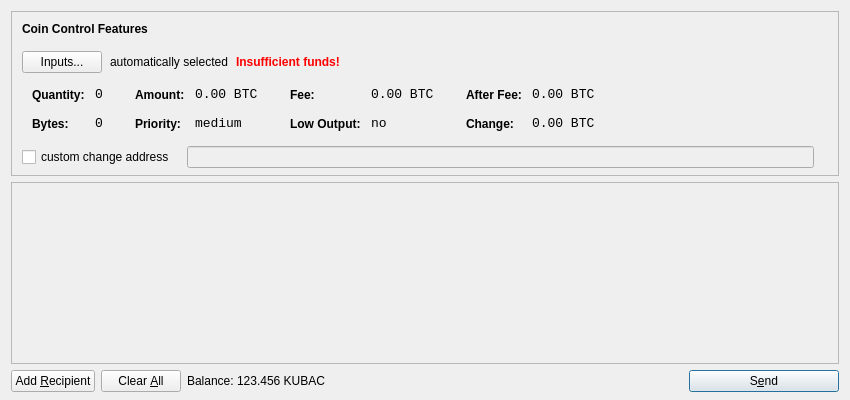
<?xml version="1.0" encoding="UTF-8"?>
<ui version="4.0">
 <class>SendCoinsDialog</class>
 <widget class="QDialog" name="SendCoinsDialog">
  <property name="geometry">
   <rect>
    <x>0</x>
    <y>0</y>
    <width>850</width>
    <height>400</height>
   </rect>
  </property>
  <property name="windowTitle">
   <string>Send Coins</string>
  </property>
  <layout class="QVBoxLayout" name="verticalLayout" stretch="0,1,0">
   <property name="bottomMargin">
    <number>8</number>
   </property>
   <item>
    <widget class="QFrame" name="frameCoinControl">
     <property name="sizePolicy">
      <sizepolicy hsizetype="Expanding" vsizetype="Expanding">
       <horstretch>0</horstretch>
       <verstretch>0</verstretch>
      </sizepolicy>
     </property>
     <property name="maximumSize">
      <size>
       <width>16777215</width>
       <height>16777215</height>
      </size>
     </property>
     <property name="frameShape">
      <enum>QFrame::StyledPanel</enum>
     </property>
     <property name="frameShadow">
      <enum>QFrame::Sunken</enum>
     </property>
     <layout class="QVBoxLayout" name="verticalLayoutCoinControl2">
      <property name="spacing">
       <number>-1</number>
      </property>
      <property name="leftMargin">
       <number>0</number>
      </property>
      <property name="topMargin">
       <number>0</number>
      </property>
      <property name="rightMargin">
       <number>0</number>
      </property>
      <property name="bottomMargin">
       <number>6</number>
      </property>
      <item>
       <layout class="QVBoxLayout" name="verticalLayoutCoinControl" stretch="0,0,0,0,1">
        <property name="spacing">
         <number>0</number>
        </property>
        <property name="leftMargin">
         <number>10</number>
        </property>
        <property name="topMargin">
         <number>10</number>
        </property>
        <item>
         <layout class="QHBoxLayout" name="horizontalLayoutCoinControl1">
          <property name="bottomMargin">
           <number>15</number>
          </property>
          <item>
           <widget class="QLabel" name="labelCoinControlFeatures">
            <property name="sizePolicy">
             <sizepolicy hsizetype="Preferred" vsizetype="Maximum">
              <horstretch>0</horstretch>
              <verstretch>0</verstretch>
             </sizepolicy>
            </property>
            <property name="font">
             <font>
              <weight>75</weight>
              <bold>true</bold>
             </font>
            </property>
            <property name="styleSheet">
             <string notr="true">font-weight:bold;</string>
            </property>
            <property name="text">
             <string>Coin Control Features</string>
            </property>
           </widget>
          </item>
         </layout>
        </item>
        <item>
         <layout class="QHBoxLayout" name="horizontalLayoutCoinControl2" stretch="0,0,0,0">
          <property name="spacing">
           <number>8</number>
          </property>
          <property name="bottomMargin">
           <number>10</number>
          </property>
          <item>
           <widget class="QPushButton" name="pushButtonCoinControl">
            <property name="styleSheet">
             <string notr="true"/>
            </property>
            <property name="text">
             <string>Inputs...</string>
            </property>
           </widget>
          </item>
          <item>
           <widget class="QLabel" name="labelCoinControlAutomaticallySelected">
            <property name="text">
             <string>automatically selected</string>
            </property>
            <property name="margin">
             <number>5</number>
            </property>
           </widget>
          </item>
          <item>
           <widget class="QLabel" name="labelCoinControlInsuffFunds">
            <property name="font">
             <font>
              <weight>75</weight>
              <bold>true</bold>
             </font>
            </property>
            <property name="styleSheet">
             <string notr="true">color:red;font-weight:bold;</string>
            </property>
            <property name="text">
             <string>Insufficient funds!</string>
            </property>
            <property name="margin">
             <number>5</number>
            </property>
           </widget>
          </item>
          <item>
           <spacer name="horizontalSpacerCoinControl">
            <property name="orientation">
             <enum>Qt::Horizontal</enum>
            </property>
            <property name="sizeHint" stdset="0">
             <size>
              <width>40</width>
              <height>1</height>
             </size>
            </property>
           </spacer>
          </item>
         </layout>
        </item>
        <item>
         <widget class="QWidget" name="widgetCoinControl" native="true">
          <property name="sizePolicy">
           <sizepolicy hsizetype="Preferred" vsizetype="Preferred">
            <horstretch>0</horstretch>
            <verstretch>0</verstretch>
           </sizepolicy>
          </property>
          <property name="minimumSize">
           <size>
            <width>0</width>
            <height>0</height>
           </size>
          </property>
          <property name="styleSheet">
           <string notr="true"/>
          </property>
          <layout class="QHBoxLayout" name="horizontalLayoutCoinControl5">
           <property name="margin">
            <number>0</number>
           </property>
           <item>
            <layout class="QHBoxLayout" name="horizontalLayoutCoinControl3" stretch="0,0,0,1">
             <property name="spacing">
              <number>20</number>
             </property>
             <property name="topMargin">
              <number>0</number>
             </property>
             <property name="bottomMargin">
              <number>10</number>
             </property>
             <item>
              <layout class="QFormLayout" name="formLayoutCoinControl1">
               <property name="horizontalSpacing">
                <number>10</number>
               </property>
               <property name="verticalSpacing">
                <number>14</number>
               </property>
               <property name="leftMargin">
                <number>10</number>
               </property>
               <property name="topMargin">
                <number>4</number>
               </property>
               <property name="rightMargin">
                <number>6</number>
               </property>
               <item row="0" column="0">
                <widget class="QLabel" name="labelCoinControlQuantityText">
                 <property name="styleSheet">
                  <string notr="true">font-weight:bold;</string>
                 </property>
                 <property name="text">
                  <string>Quantity:</string>
                 </property>
                 <property name="margin">
                  <number>0</number>
                 </property>
                </widget>
               </item>
               <item row="0" column="1">
                <widget class="QLabel" name="labelCoinControlQuantity">
                 <property name="font">
                  <font>
                   <family>Monospace</family>
                   <pointsize>10</pointsize>
                  </font>
                 </property>
                 <property name="cursor">
                  <cursorShape>IBeamCursor</cursorShape>
                 </property>
                 <property name="contextMenuPolicy">
                  <enum>Qt::ActionsContextMenu</enum>
                 </property>
                 <property name="text">
                  <string notr="true">0</string>
                 </property>
                 <property name="margin">
                  <number>0</number>
                 </property>
                 <property name="textInteractionFlags">
                  <set>Qt::LinksAccessibleByMouse|Qt::TextSelectableByKeyboard|Qt::TextSelectableByMouse</set>
                 </property>
                </widget>
               </item>
               <item row="1" column="0">
                <widget class="QLabel" name="labelCoinControlBytesText">
                 <property name="styleSheet">
                  <string notr="true">font-weight:bold;</string>
                 </property>
                 <property name="text">
                  <string>Bytes:</string>
                 </property>
                </widget>
               </item>
               <item row="1" column="1">
                <widget class="QLabel" name="labelCoinControlBytes">
                 <property name="font">
                  <font>
                   <family>Monospace</family>
                   <pointsize>10</pointsize>
                  </font>
                 </property>
                 <property name="cursor">
                  <cursorShape>IBeamCursor</cursorShape>
                 </property>
                 <property name="contextMenuPolicy">
                  <enum>Qt::ActionsContextMenu</enum>
                 </property>
                 <property name="text">
                  <string notr="true">0</string>
                 </property>
                 <property name="textInteractionFlags">
                  <set>Qt::LinksAccessibleByMouse|Qt::TextSelectableByKeyboard|Qt::TextSelectableByMouse</set>
                 </property>
                </widget>
               </item>
              </layout>
             </item>
             <item>
              <layout class="QFormLayout" name="formLayoutCoinControl2">
               <property name="horizontalSpacing">
                <number>10</number>
               </property>
               <property name="verticalSpacing">
                <number>14</number>
               </property>
               <property name="leftMargin">
                <number>6</number>
               </property>
               <property name="topMargin">
                <number>4</number>
               </property>
               <property name="rightMargin">
                <number>6</number>
               </property>
               <item row="0" column="0">
                <widget class="QLabel" name="labelCoinControlAmountText">
                 <property name="styleSheet">
                  <string notr="true">font-weight:bold;</string>
                 </property>
                 <property name="text">
                  <string>Amount:</string>
                 </property>
                 <property name="margin">
                  <number>0</number>
                 </property>
                </widget>
               </item>
               <item row="0" column="1">
                <widget class="QLabel" name="labelCoinControlAmount">
                 <property name="font">
                  <font>
                   <family>Monospace</family>
                   <pointsize>10</pointsize>
                  </font>
                 </property>
                 <property name="cursor">
                  <cursorShape>IBeamCursor</cursorShape>
                 </property>
                 <property name="contextMenuPolicy">
                  <enum>Qt::ActionsContextMenu</enum>
                 </property>
                 <property name="text">
                  <string notr="true">0.00 BTC</string>
                 </property>
                 <property name="textInteractionFlags">
                  <set>Qt::LinksAccessibleByMouse|Qt::TextSelectableByKeyboard|Qt::TextSelectableByMouse</set>
                 </property>
                </widget>
               </item>
               <item row="1" column="0">
                <widget class="QLabel" name="labelCoinControlPriorityText">
                 <property name="styleSheet">
                  <string notr="true">font-weight:bold;</string>
                 </property>
                 <property name="text">
                  <string>Priority:</string>
                 </property>
                </widget>
               </item>
               <item row="1" column="1">
                <widget class="QLabel" name="labelCoinControlPriority">
                 <property name="font">
                  <font>
                   <family>Monospace</family>
                   <pointsize>10</pointsize>
                  </font>
                 </property>
                 <property name="cursor">
                  <cursorShape>IBeamCursor</cursorShape>
                 </property>
                 <property name="contextMenuPolicy">
                  <enum>Qt::ActionsContextMenu</enum>
                 </property>
                 <property name="text">
                  <string>medium</string>
                 </property>
                 <property name="textInteractionFlags">
                  <set>Qt::LinksAccessibleByMouse|Qt::TextSelectableByKeyboard|Qt::TextSelectableByMouse</set>
                 </property>
                </widget>
               </item>
              </layout>
             </item>
             <item>
              <layout class="QFormLayout" name="formLayoutCoinControl3">
               <property name="horizontalSpacing">
                <number>10</number>
               </property>
               <property name="verticalSpacing">
                <number>14</number>
               </property>
               <property name="leftMargin">
                <number>6</number>
               </property>
               <property name="topMargin">
                <number>4</number>
               </property>
               <property name="rightMargin">
                <number>6</number>
               </property>
               <item row="0" column="0">
                <widget class="QLabel" name="labelCoinControlFeeText">
                 <property name="styleSheet">
                  <string notr="true">font-weight:bold;</string>
                 </property>
                 <property name="text">
                  <string>Fee:</string>
                 </property>
                 <property name="margin">
                  <number>0</number>
                 </property>
                </widget>
               </item>
               <item row="0" column="1">
                <widget class="QLabel" name="labelCoinControlFee">
                 <property name="font">
                  <font>
                   <family>Monospace</family>
                   <pointsize>10</pointsize>
                  </font>
                 </property>
                 <property name="cursor">
                  <cursorShape>IBeamCursor</cursorShape>
                 </property>
                 <property name="contextMenuPolicy">
                  <enum>Qt::ActionsContextMenu</enum>
                 </property>
                 <property name="text">
                  <string notr="true">0.00 BTC</string>
                 </property>
                 <property name="textInteractionFlags">
                  <set>Qt::LinksAccessibleByMouse|Qt::TextSelectableByKeyboard|Qt::TextSelectableByMouse</set>
                 </property>
                </widget>
               </item>
               <item row="1" column="0">
                <widget class="QLabel" name="labelCoinControlLowOutputText">
                 <property name="styleSheet">
                  <string notr="true">font-weight:bold;</string>
                 </property>
                 <property name="text">
                  <string>Low Output:</string>
                 </property>
                </widget>
               </item>
               <item row="1" column="1">
                <widget class="QLabel" name="labelCoinControlLowOutput">
                 <property name="font">
                  <font>
                   <family>Monospace</family>
                   <pointsize>10</pointsize>
                  </font>
                 </property>
                 <property name="cursor">
                  <cursorShape>IBeamCursor</cursorShape>
                 </property>
                 <property name="contextMenuPolicy">
                  <enum>Qt::ActionsContextMenu</enum>
                 </property>
                 <property name="text">
                  <string>no</string>
                 </property>
                 <property name="textInteractionFlags">
                  <set>Qt::LinksAccessibleByMouse|Qt::TextSelectableByKeyboard|Qt::TextSelectableByMouse</set>
                 </property>
                </widget>
               </item>
              </layout>
             </item>
             <item>
              <layout class="QFormLayout" name="formLayoutCoinControl4">
               <property name="horizontalSpacing">
                <number>10</number>
               </property>
               <property name="verticalSpacing">
                <number>14</number>
               </property>
               <property name="leftMargin">
                <number>6</number>
               </property>
               <property name="topMargin">
                <number>4</number>
               </property>
               <property name="rightMargin">
                <number>6</number>
               </property>
               <item row="0" column="0">
                <widget class="QLabel" name="labelCoinControlAfterFeeText">
                 <property name="styleSheet">
                  <string notr="true">font-weight:bold;</string>
                 </property>
                 <property name="text">
                  <string>After Fee:</string>
                 </property>
                 <property name="margin">
                  <number>0</number>
                 </property>
                </widget>
               </item>
               <item row="0" column="1">
                <widget class="QLabel" name="labelCoinControlAfterFee">
                 <property name="font">
                  <font>
                   <family>Monospace</family>
                   <pointsize>10</pointsize>
                  </font>
                 </property>
                 <property name="cursor">
                  <cursorShape>IBeamCursor</cursorShape>
                 </property>
                 <property name="contextMenuPolicy">
                  <enum>Qt::ActionsContextMenu</enum>
                 </property>
                 <property name="text">
                  <string notr="true">0.00 BTC</string>
                 </property>
                 <property name="textInteractionFlags">
                  <set>Qt::LinksAccessibleByMouse|Qt::TextSelectableByKeyboard|Qt::TextSelectableByMouse</set>
                 </property>
                </widget>
               </item>
               <item row="1" column="0">
                <widget class="QLabel" name="labelCoinControlChangeText">
                 <property name="styleSheet">
                  <string notr="true">font-weight:bold;</string>
                 </property>
                 <property name="text">
                  <string>Change:</string>
                 </property>
                </widget>
               </item>
               <item row="1" column="1">
                <widget class="QLabel" name="labelCoinControlChange">
                 <property name="font">
                  <font>
                   <family>Monospace</family>
                   <pointsize>10</pointsize>
                  </font>
                 </property>
                 <property name="cursor">
                  <cursorShape>IBeamCursor</cursorShape>
                 </property>
                 <property name="contextMenuPolicy">
                  <enum>Qt::ActionsContextMenu</enum>
                 </property>
                 <property name="text">
                  <string notr="true">0.00 BTC</string>
                 </property>
                 <property name="textInteractionFlags">
                  <set>Qt::LinksAccessibleByMouse|Qt::TextSelectableByKeyboard|Qt::TextSelectableByMouse</set>
                 </property>
                </widget>
               </item>
              </layout>
             </item>
            </layout>
           </item>
          </layout>
         </widget>
        </item>
        <item>
         <layout class="QHBoxLayout" name="horizontalLayoutCoinControl4" stretch="0,0,0">
          <property name="spacing">
           <number>12</number>
          </property>
          <property name="sizeConstraint">
           <enum>QLayout::SetDefaultConstraint</enum>
          </property>
          <property name="topMargin">
           <number>5</number>
          </property>
          <property name="rightMargin">
           <number>5</number>
          </property>
          <item>
           <widget class="QCheckBox" name="checkBoxCoinControlChange">
            <property name="text">
             <string>custom change address</string>
            </property>
           </widget>
          </item>
          <item>
           <widget class="QLineEdit" name="lineEditCoinControlChange">
            <property name="enabled">
             <bool>false</bool>
            </property>
            <property name="sizePolicy">
             <sizepolicy hsizetype="Expanding" vsizetype="Fixed">
              <horstretch>0</horstretch>
              <verstretch>0</verstretch>
             </sizepolicy>
            </property>
           </widget>
          </item>
          <item>
           <widget class="QLabel" name="labelCoinControlChangeLabel">
            <property name="sizePolicy">
             <sizepolicy hsizetype="Preferred" vsizetype="Expanding">
              <horstretch>0</horstretch>
              <verstretch>0</verstretch>
             </sizepolicy>
            </property>
            <property name="minimumSize">
             <size>
              <width>0</width>
              <height>0</height>
             </size>
            </property>
            <property name="text">
             <string/>
            </property>
            <property name="margin">
             <number>3</number>
            </property>
           </widget>
          </item>
         </layout>
        </item>
        <item>
         <spacer name="verticalSpacerCoinControl">
          <property name="orientation">
           <enum>Qt::Vertical</enum>
          </property>
          <property name="sizeHint" stdset="0">
           <size>
            <width>800</width>
            <height>1</height>
           </size>
          </property>
         </spacer>
        </item>
       </layout>
      </item>
     </layout>
    </widget>
   </item>
   <item>
    <widget class="QScrollArea" name="scrollArea">
     <property name="widgetResizable">
      <bool>true</bool>
     </property>
     <widget class="QWidget" name="scrollAreaWidgetContents">
      <property name="geometry">
       <rect>
        <x>0</x>
        <y>0</y>
        <width>830</width>
        <height>165</height>
       </rect>
      </property>
      <layout class="QVBoxLayout" name="verticalLayout_2">
       <property name="margin">
        <number>0</number>
       </property>
       <item>
        <layout class="QVBoxLayout" name="entries">
         <property name="spacing">
          <number>6</number>
         </property>
        </layout>
       </item>
       <item>
        <spacer name="verticalSpacer">
         <property name="orientation">
          <enum>Qt::Vertical</enum>
         </property>
         <property name="sizeHint" stdset="0">
          <size>
           <width>20</width>
           <height>40</height>
          </size>
         </property>
        </spacer>
       </item>
      </layout>
     </widget>
    </widget>
   </item>
   <item>
    <layout class="QHBoxLayout" name="horizontalLayout">
     <item>
      <widget class="QPushButton" name="addButton">
       <property name="toolTip">
        <string>Send to multiple recipients at once</string>
       </property>
       <property name="text">
        <string>Add &amp;Recipient</string>
       </property>
       <property name="icon">
        <iconset resource="../bitcoin.qrc">
         <normaloff>:/icons/add</normaloff>:/icons/add</iconset>
       </property>
       <property name="autoDefault">
        <bool>false</bool>
       </property>
      </widget>
     </item>
     <item>
      <widget class="QPushButton" name="clearButton">
       <property name="sizePolicy">
        <sizepolicy hsizetype="Minimum" vsizetype="Fixed">
         <horstretch>0</horstretch>
         <verstretch>0</verstretch>
        </sizepolicy>
       </property>
       <property name="toolTip">
        <string>Remove all transaction fields</string>
       </property>
       <property name="text">
        <string>Clear &amp;All</string>
       </property>
       <property name="icon">
        <iconset resource="../bitcoin.qrc">
         <normaloff>:/icons/remove</normaloff>:/icons/remove</iconset>
       </property>
       <property name="autoRepeatDelay">
        <number>300</number>
       </property>
       <property name="autoDefault">
        <bool>false</bool>
       </property>
      </widget>
     </item>
     <item>
      <layout class="QHBoxLayout" name="horizontalLayout_2">
       <property name="spacing">
        <number>3</number>
       </property>
       <item>
        <widget class="QLabel" name="label">
         <property name="text">
          <string>Balance:</string>
         </property>
        </widget>
       </item>
       <item>
        <widget class="QLabel" name="labelBalance">
         <property name="cursor">
          <cursorShape>IBeamCursor</cursorShape>
         </property>
         <property name="text">
          <string>123.456 KUBAC</string>
         </property>
         <property name="textInteractionFlags">
          <set>Qt::LinksAccessibleByMouse|Qt::TextSelectableByKeyboard|Qt::TextSelectableByMouse</set>
         </property>
        </widget>
       </item>
      </layout>
     </item>
     <item>
      <spacer name="horizontalSpacer">
       <property name="orientation">
        <enum>Qt::Horizontal</enum>
       </property>
       <property name="sizeHint" stdset="0">
        <size>
         <width>40</width>
         <height>20</height>
        </size>
       </property>
      </spacer>
     </item>
     <item>
      <widget class="QPushButton" name="sendButton">
       <property name="minimumSize">
        <size>
         <width>150</width>
         <height>0</height>
        </size>
       </property>
       <property name="toolTip">
        <string>Confirm the send action</string>
       </property>
       <property name="text">
        <string>S&amp;end</string>
       </property>
       <property name="icon">
        <iconset resource="../bitcoin.qrc">
         <normaloff>:/icons/send</normaloff>:/icons/send</iconset>
       </property>
       <property name="default">
        <bool>true</bool>
       </property>
      </widget>
     </item>
    </layout>
   </item>
  </layout>
 </widget>
 <resources>
  <include location="../bitcoin.qrc"/>
 </resources>
 <connections/>
</ui>
